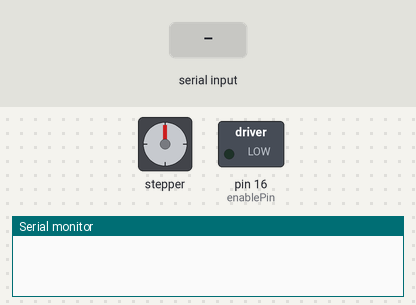
Simulated run of this sketch. Board: Arduino Mega 2560, built with avr-gcc and run on an emulated ATmega2560. Parts: stepper motor, switched loads named in the sketch (green lamp = pin HIGH), the last lines printed to the serial monitor. Inputs (shaded band) come from the test bench. Random numbers use the default seed unless the sketch sets one; stepper angles assume 1600 steps per turn; pins used as bus, display or sensor lines are not drawn.

Above: at 1.2 s.
1.3 s: "90,45\n" received over Serial
At 2.5 s:
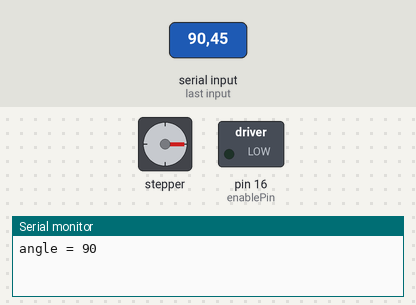
3.1 s: "30,150\n" received over Serial
At 4.5 s:
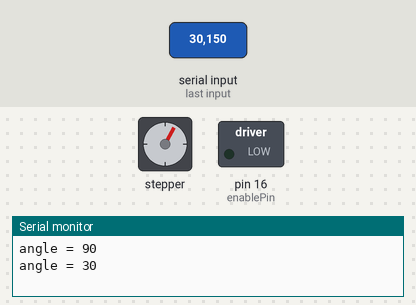
4.9 s: "200\n" received over Serial
At 6.3 s:
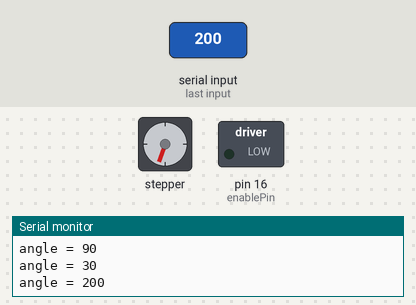
6.9 s: "90\n" received over Serial
At 7.06 s:
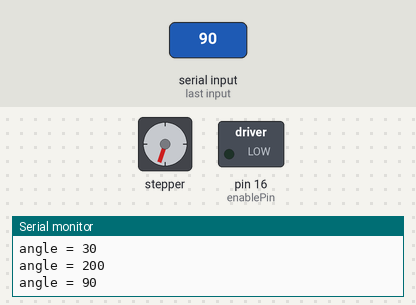
Timing chart, 0 to 9.7 s (numbered marks = the images above; inputs shaded):
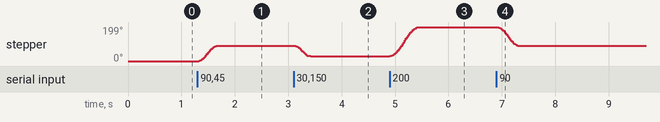

Measured:
- after the input at 1.3 s, stepper: turns 90° clockwise in 0.35 s, starting at once
- after the input at 3.1 s, stepper: turns 61° counter-clockwise in 0.31 s, starting at once
- after the input at 4.9 s, stepper: turns 170° clockwise in 0.52 s, starting at once
- after the input at 6.9 s, stepper: turns 109° counter-clockwise in 0.38 s, starting at once

The sketch:

stepperA4988TimeMachine26_01.ino
```cpp
// Stepper Configuration
// Motor: NEMA 17 Stepper Motor (200 steps/revolution at full stepping)
// 4.2 kg-cm 4 Wire NEMA 17 Stepper Motor by CW-MOTOR. SKU: 42BYGH4807
//   https://www.circuitspecialists.com/nema_17_stepper_motor_42bygh4807
// Driver: A4988 Stepper Motor Driver
//   https://www.amazon.com/dp/B07BND65C8

// https://lastminuteengineers.com/a4988-stepper-motor-driver-arduino-tutorial/

// https://www.pololu.com/product/1182

// https://www.airspayce.com/mikem/arduino/AccelStepper/index.html

// https://youtu.be/TWMai3oirnM?si=IP0x5L8xtVg3shti (How Stepper Motors Work)

// https://youtu.be/sER5GNjcQ70?si=cHnAq-LED0kjjmdD (Shows complete Arduino Uno implementation of circuit)


#include <AccelStepper.h> // Install this library if you haven't already done so!
AccelStepper myStepper(1, 14, 15);  // 1 sets the MotorInterfaceType to DRIVER; pin 14 = step; pin 15 = direction
//AccelStepper myStepper(4, 0, 2, 1, 3); // define motor pins (0, 2, 1, 3) and interface mode (4)

const int STEPS_PER_REV_FULL = 200;  // NEMA 17 motor: 200 steps/revolution at full stepping
const int MICROSTEP_MODE = 8;        // Microstepping divisor: 1, 2, 4, 8, or 16
                                      // Total steps/rev = STEPS_PER_REV_FULL * MICROSTEP_MODE


const int enablePin = 16;
const int ms1Pin = 17;          // define pins for stepping mode
const int ms2Pin = 18;          // stepping modes change the step resolution of the motor
const int ms3Pin = 19;          // higher resolution comes at the expense of higher speeds and torque


// Microstepping pin settings by MICROSTEP_MODE (MS1, MS2, MS3):
// 1  (full step):       LOW,  LOW,  LOW
// 2  (half step):       HIGH, LOW,  LOW
// 4  (quarter step):    LOW,  HIGH, LOW
// 8  (eighth step):     HIGH, HIGH, LOW
// 16 (sixteenth step):  HIGH, HIGH, HIGH
// Current MICROSTEP_MODE = 8 (eighth step): HIGH, HIGH, LOW
const int MS1_MODE = HIGH;
const int MS2_MODE = HIGH;
const int MS3_MODE = LOW;

int steps = 0;
int currentSteps = 0;
int previousSteps = 0;
// End Stepper Configuration

const int potPin = A13;

// Alternative to parseInt
// From: https://forum.arduino.cc/t/serial-input-basics-updated/382007/3
// Example 4 - Receive a number as text and convert it to an int

const byte numChars = 32;
char receivedChars[numChars];  // an array to store the received data

boolean newData = false;

int dataNumber = 0;  // new for this version
// end Alternative to parseInt


void setup() {
  Serial.begin(9600);  myStepper.setMaxSpeed(10000); // sets the maximum steps per second, which determines how fast the motor will turn
  myStepper.setAcceleration(14000); // sets the acceleration rate in steps per second
  myStepper.setSpeed(100);

  pinMode(ms1Pin, OUTPUT);        // set step mode pins as outputs
  pinMode(ms2Pin, OUTPUT);
  pinMode(ms3Pin, OUTPUT);
  pinMode(enablePin, OUTPUT);

  digitalWrite(ms1Pin, MS1_MODE);
  digitalWrite(ms2Pin, MS2_MODE);
  digitalWrite(ms3Pin, MS3_MODE);
  digitalWrite(enablePin, LOW);
}

void loop() {
  // randStepper();
  // variableStepper();
   angleInputNB();
  // stepsInputNB();
}

void randStepper()
{
    if (myStepper.distanceToGo() == 0)
    {
  // Random change to speed, position and acceleration
  // Make sure we dont get 0 speed or accelerations
  //delay(1000);
  myStepper.moveTo(rand() % 8000);
  myStepper.setMaxSpeed((rand() % 2000) + 50);
  myStepper.setAcceleration((rand() % 1000) + 1);
    }
    myStepper.run();
}


  void variableStepper(){
    int potVal = analogRead(potPin);
    float speed = map(potVal, 1023, 10, -4000, 4000);
    speed = constrain(speed, -4000, 4000);
    myStepper.setSpeed(speed);
    myStepper.runSpeed();

  }


void angleInputNB() {  //non-blocking version of angle input
  recvWithEndMarker();

  if (newData) {
    int angle = dataNumber;
    Serial.print("angle = ");
    Serial.println(angle);
    int stepsPerRevolution = STEPS_PER_REV_FULL * MICROSTEP_MODE;
    angle = map(angle, 0, 360, 0, stepsPerRevolution);
    myStepper.moveTo(angle);
    newData = false;
  }
  myStepper.run();
}

void stepsInputNB() {
  recvWithEndMarker();

  if (newData) {
    steps = dataNumber;
    Serial.print("steps = ");
    Serial.println(steps);
    myStepper.moveTo(steps);
    newData = false;
  }
  myStepper.run();
}

void recvWithEndMarker() {
  static byte ndx = 0;
  char endMarker = '\n';
  char rc;

  if (Serial.available() > 0) {
    rc = Serial.read();

    if (rc != endMarker) {
      receivedChars[ndx] = rc;
      ndx++;
      if (ndx >= numChars) {
        ndx = numChars - 1;
      }
    } else {
      receivedChars[ndx] = '\0';  // terminate the string
      ndx = 0;
      newData = true;
      dataNumber = atoi(receivedChars);
    }
  }
}
```
